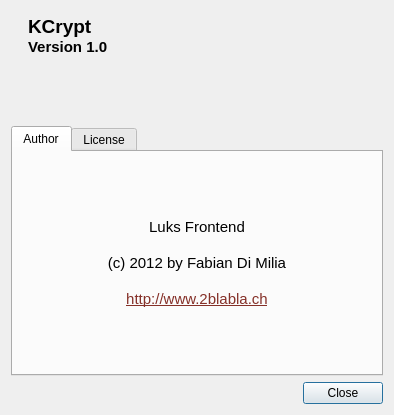
<?xml version="1.0" encoding="UTF-8"?>
<ui version="4.0">
 <class>Dialog</class>
 <widget class="QDialog" name="Dialog">
  <property name="geometry">
   <rect>
    <x>0</x>
    <y>0</y>
    <width>394</width>
    <height>415</height>
   </rect>
  </property>
  <property name="sizePolicy">
   <sizepolicy hsizetype="Preferred" vsizetype="Preferred">
    <horstretch>0</horstretch>
    <verstretch>0</verstretch>
   </sizepolicy>
  </property>
  <property name="minimumSize">
   <size>
    <width>0</width>
    <height>0</height>
   </size>
  </property>
  <property name="maximumSize">
   <size>
    <width>16777215</width>
    <height>16777215</height>
   </size>
  </property>
  <property name="contextMenuPolicy">
   <enum>Qt::DefaultContextMenu</enum>
  </property>
  <property name="windowTitle">
   <string>About KCrypt</string>
  </property>
  <property name="windowIcon">
   <iconset>
    <normaloff>../icons/icon.png</normaloff>../icons/icon.png</iconset>
  </property>
  <layout class="QVBoxLayout" name="verticalLayout_3">
   <item>
    <layout class="QHBoxLayout" name="horizontalLayout">
     <property name="sizeConstraint">
      <enum>QLayout::SetMinimumSize</enum>
     </property>
     <item>
      <widget class="QLabel" name="label">
       <property name="sizePolicy">
        <sizepolicy hsizetype="Fixed" vsizetype="Fixed">
         <horstretch>0</horstretch>
         <verstretch>0</verstretch>
        </sizepolicy>
       </property>
       <property name="minimumSize">
        <size>
         <width>0</width>
         <height>0</height>
        </size>
       </property>
       <property name="maximumSize">
        <size>
         <width>100</width>
         <height>100</height>
        </size>
       </property>
       <property name="text">
        <string/>
       </property>
       <property name="pixmap">
        <pixmap>../icons/about-logo.png</pixmap>
       </property>
       <property name="scaledContents">
        <bool>true</bool>
       </property>
      </widget>
     </item>
     <item>
      <widget class="QTextBrowser" name="textBrowser">
       <property name="enabled">
        <bool>true</bool>
       </property>
       <property name="palette">
        <palette>
         <active>
          <colorrole role="Base">
           <brush brushstyle="SolidPattern">
            <color alpha="0">
             <red>53</red>
             <green>53</green>
             <blue>53</blue>
            </color>
           </brush>
          </colorrole>
         </active>
         <inactive>
          <colorrole role="Base">
           <brush brushstyle="SolidPattern">
            <color alpha="0">
             <red>53</red>
             <green>53</green>
             <blue>53</blue>
            </color>
           </brush>
          </colorrole>
         </inactive>
         <disabled>
          <colorrole role="Base">
           <brush brushstyle="SolidPattern">
            <color alpha="255">
             <red>48</red>
             <green>48</green>
             <blue>51</blue>
            </color>
           </brush>
          </colorrole>
         </disabled>
        </palette>
       </property>
       <property name="frameShape">
        <enum>QFrame::NoFrame</enum>
       </property>
       <property name="html">
        <string>&lt;!DOCTYPE HTML PUBLIC &quot;-//W3C//DTD HTML 4.0//EN&quot; &quot;http://www.w3.org/TR/REC-html40/strict.dtd&quot;&gt;
&lt;html&gt;&lt;head&gt;&lt;meta name=&quot;qrichtext&quot; content=&quot;1&quot; /&gt;&lt;style type=&quot;text/css&quot;&gt;
p, li { white-space: pre-wrap; }
&lt;/style&gt;&lt;/head&gt;&lt;body style=&quot; font-family:'Sans Serif'; font-size:11pt; font-weight:400; font-style:normal;&quot;&gt;
&lt;p style=&quot; margin-top:0px; margin-bottom:0px; margin-left:0px; margin-right:0px; -qt-block-indent:0; text-indent:0px;&quot;&gt;&lt;span style=&quot; font-size:14pt; font-weight:600;&quot;&gt;KCrypt&lt;/span&gt;&lt;/p&gt;
&lt;p style=&quot; margin-top:0px; margin-bottom:0px; margin-left:0px; margin-right:0px; -qt-block-indent:0; text-indent:0px;&quot;&gt;&lt;span style=&quot; font-weight:600;&quot;&gt;Version 1.0&lt;/span&gt;&lt;/p&gt;&lt;/body&gt;&lt;/html&gt;</string>
       </property>
      </widget>
     </item>
    </layout>
   </item>
   <item>
    <widget class="QTabWidget" name="tabWidget">
     <property name="sizePolicy">
      <sizepolicy hsizetype="Expanding" vsizetype="Expanding">
       <horstretch>0</horstretch>
       <verstretch>0</verstretch>
      </sizepolicy>
     </property>
     <property name="minimumSize">
      <size>
       <width>0</width>
       <height>250</height>
      </size>
     </property>
     <property name="maximumSize">
      <size>
       <width>16777215</width>
       <height>16777215</height>
      </size>
     </property>
     <property name="mouseTracking">
      <bool>false</bool>
     </property>
     <property name="currentIndex">
      <number>0</number>
     </property>
     <widget class="QWidget" name="tab">
      <attribute name="title">
       <string>Author</string>
      </attribute>
      <layout class="QVBoxLayout" name="verticalLayout">
       <item>
        <widget class="QLabel" name="label_2">
         <property name="text">
          <string>&lt;!DOCTYPE HTML PUBLIC &quot;-//W3C//DTD HTML 4.0//EN&quot; &quot;http://www.w3.org/TR/REC-html40/strict.dtd&quot;&gt;
&lt;html&gt;&lt;head&gt;&lt;meta name=&quot;qrichtext&quot; content=&quot;1&quot; /&gt;&lt;style type=&quot;text/css&quot;&gt;
p, li { white-space: pre-wrap; }
&lt;/style&gt;&lt;/head&gt;&lt;body style=&quot; font-family:'Sans Serif'; font-size:11pt; font-weight:400; font-style:normal;&quot;&gt;
&lt;p align=&quot;center&quot; style=&quot; margin-top:0px; margin-bottom:0px; margin-left:0px; margin-right:0px; -qt-block-indent:0; text-indent:0px;&quot;&gt;Luks Frontend&lt;/p&gt;
&lt;p align=&quot;center&quot; style=&quot;-qt-paragraph-type:empty; margin-top:0px; margin-bottom:0px; margin-left:0px; margin-right:0px; -qt-block-indent:0; text-indent:0px;&quot;&gt;&lt;br /&gt;&lt;/p&gt;
&lt;p align=&quot;center&quot; style=&quot; margin-top:0px; margin-bottom:0px; margin-left:0px; margin-right:0px; -qt-block-indent:0; text-indent:0px;&quot;&gt;(c) 2012 by Fabian Di Milia&lt;/p&gt;
&lt;p align=&quot;center&quot; style=&quot;-qt-paragraph-type:empty; margin-top:0px; margin-bottom:0px; margin-left:0px; margin-right:0px; -qt-block-indent:0; text-indent:0px;&quot;&gt;&lt;br /&gt;&lt;/p&gt;
&lt;p align=&quot;center&quot; style=&quot; margin-top:0px; margin-bottom:0px; margin-left:0px; margin-right:0px; -qt-block-indent:0; text-indent:0px;&quot;&gt;&lt;a href=&quot;http://www.2blabla.ch&quot;&gt;&lt;span style=&quot; text-decoration: underline; color:#853028;&quot;&gt;http://www.2blabla.ch&lt;/span&gt;&lt;/a&gt;&lt;/p&gt;&lt;/body&gt;&lt;/html&gt;</string>
         </property>
         <property name="openExternalLinks">
          <bool>true</bool>
         </property>
        </widget>
       </item>
      </layout>
     </widget>
     <widget class="QWidget" name="licenseTab">
      <attribute name="title">
       <string>License</string>
      </attribute>
      <layout class="QVBoxLayout" name="verticalLayout_2">
       <item>
        <widget class="QLabel" name="label_3">
         <property name="text">
          <string>&lt;!DOCTYPE HTML PUBLIC &quot;-//W3C//DTD HTML 4.0//EN&quot; &quot;http://www.w3.org/TR/REC-html40/strict.dtd&quot;&gt;
&lt;html&gt;&lt;head&gt;&lt;meta name=&quot;qrichtext&quot; content=&quot;1&quot; /&gt;&lt;style type=&quot;text/css&quot;&gt;
p, li { white-space: pre-wrap; }
&lt;/style&gt;&lt;/head&gt;&lt;body style=&quot; font-family:'Sans Serif'; font-size:11pt; font-weight:400; font-style:normal;&quot;&gt;
&lt;p align=&quot;center&quot; style=&quot; margin-top:0px; margin-bottom:0px; margin-left:0px; margin-right:0px; -qt-block-indent:0; text-indent:0px;&quot;&gt;GNU PUBLIC LICENSE &lt;/p&gt;
&lt;p align=&quot;center&quot; style=&quot;-qt-paragraph-type:empty; margin-top:0px; margin-bottom:0px; margin-left:0px; margin-right:0px; -qt-block-indent:0; text-indent:0px;&quot;&gt;&lt;br /&gt;&lt;/p&gt;
&lt;p align=&quot;center&quot; style=&quot; margin-top:0px; margin-bottom:0px; margin-left:0px; margin-right:0px; -qt-block-indent:0; text-indent:0px;&quot;&gt;Version 3&lt;/p&gt;
&lt;p align=&quot;center&quot; style=&quot;-qt-paragraph-type:empty; margin-top:0px; margin-bottom:0px; margin-left:0px; margin-right:0px; -qt-block-indent:0; text-indent:0px;&quot;&gt;&lt;br /&gt;&lt;/p&gt;
&lt;p align=&quot;center&quot; style=&quot; margin-top:0px; margin-bottom:0px; margin-left:0px; margin-right:0px; -qt-block-indent:0; text-indent:0px;&quot;&gt;&lt;a href=&quot;http://www.gnu.org/copyleft/gpl.html&quot;&gt;&lt;span style=&quot; text-decoration: underline; color:#853028;&quot;&gt;http://www.gnu.org&lt;/span&gt;&lt;/a&gt;&lt;/p&gt;&lt;/body&gt;&lt;/html&gt;</string>
         </property>
         <property name="openExternalLinks">
          <bool>true</bool>
         </property>
        </widget>
       </item>
      </layout>
     </widget>
    </widget>
   </item>
   <item>
    <widget class="QDialogButtonBox" name="buttonBox">
     <property name="orientation">
      <enum>Qt::Horizontal</enum>
     </property>
     <property name="standardButtons">
      <set>QDialogButtonBox::Close</set>
     </property>
    </widget>
   </item>
  </layout>
 </widget>
 <resources/>
 <connections>
  <connection>
   <sender>buttonBox</sender>
   <signal>rejected()</signal>
   <receiver>Dialog</receiver>
   <slot>reject()</slot>
   <hints>
    <hint type="sourcelabel">
     <x>316</x>
     <y>260</y>
    </hint>
    <hint type="destinationlabel">
     <x>286</x>
     <y>274</y>
    </hint>
   </hints>
  </connection>
 </connections>
</ui>
